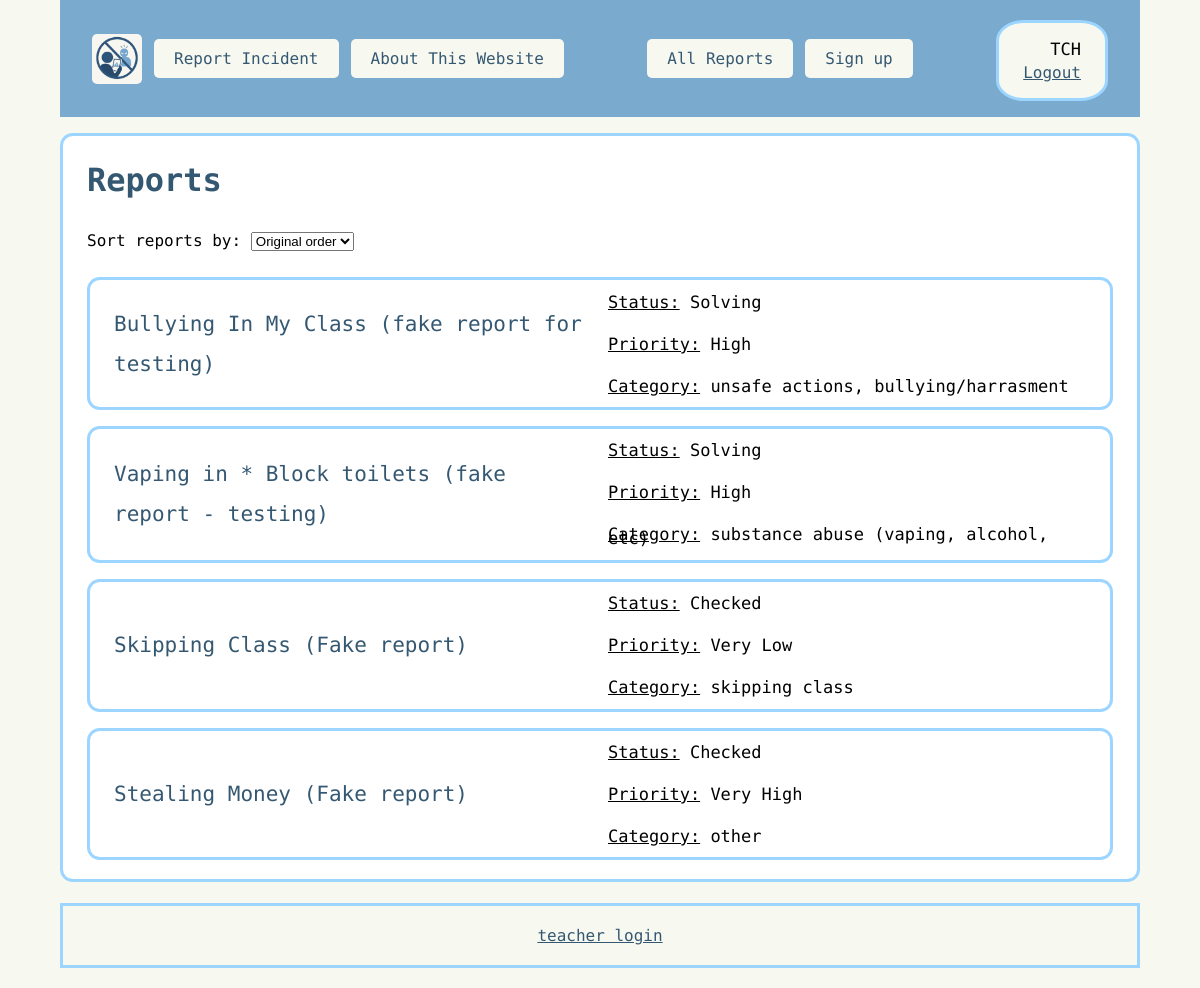
Page /view (signed in) on the earlier database version.
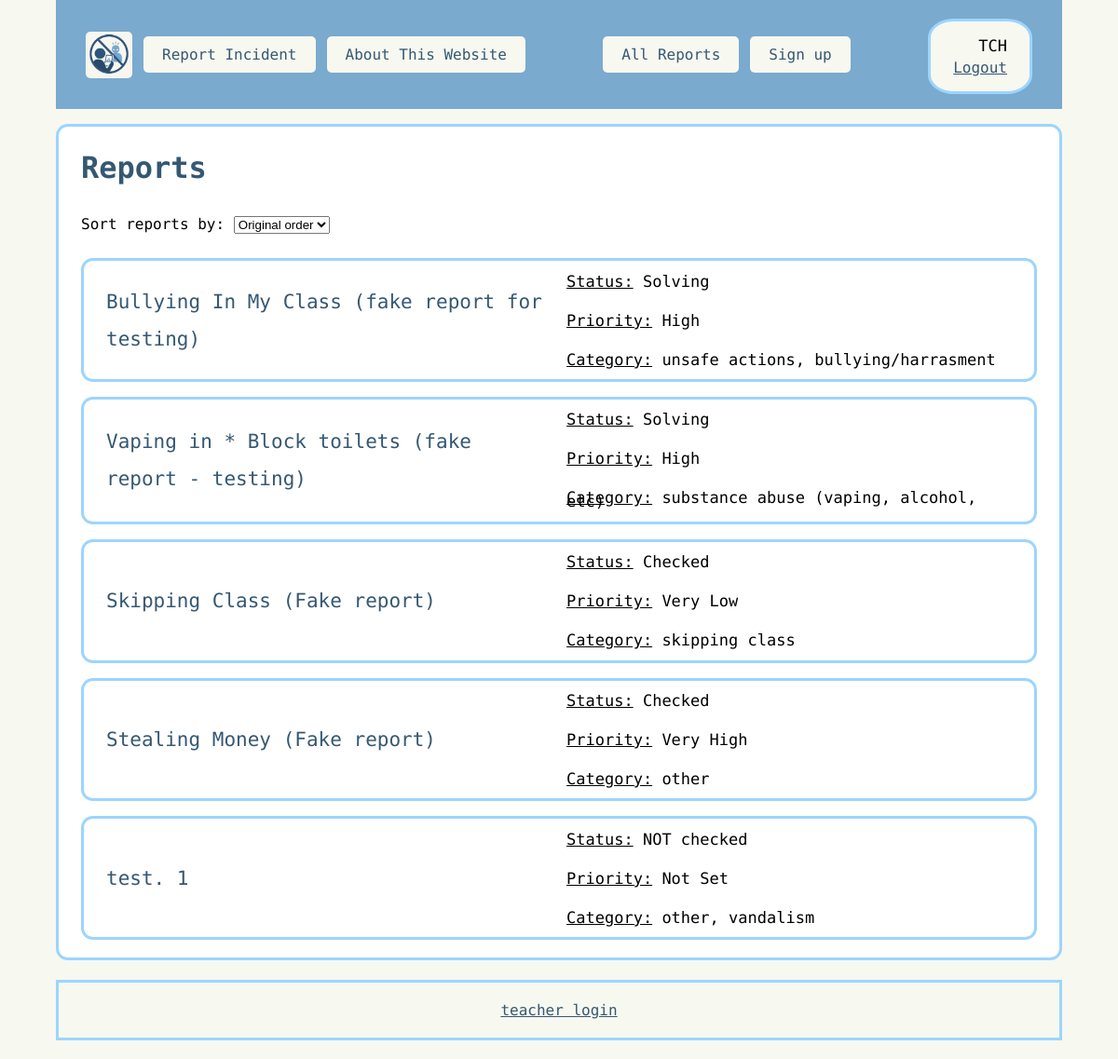
Same page on the later database version.
### routes.py (models this page shows, shortened)
class User(UserMixin, db.Model):
    __tablename__ = "User"
    user_id = db.Column(db.Integer, primary_key=True)
    user_name = db.Column(db.String, nullable=False, unique=True)
    password = db.Column(db.String, nullable=False )
    teacher_code = db.Column(db.String, nullable=False, unique=True)

class Reports(db.Model):
    __tablename__ = "Reports"
    report_id = db.Column(db.Integer, primary_key=True)
    report_title = db.Column(db.String, nullable=False)
    report_detail = db.Column(db.String, nullable=False)
    report_time = db.Column(db.String, nullable=False)
    status_id = db.Column(db.Integer, db.ForeignKey("Status.status_id"), nullable=True)
    status = db.relationship("Status", backref="reports")
    priority_id = db.Column(db.Integer, db.ForeignKey("Priority.priority_id"), nullable=True)
    priority = db.relationship("Priority", backref="reports")
    types = db.relationship("Type", secondary=Report_Type, backref="reports")

class Status(db.Model):
    __tablename__ = "Status"
    status_id = db.Column(db.Integer, primary_key=True)
    status = db.Column(db.String, nullable=False)

class Priority(db.Model):
    __tablename__ = "Priority"
    priority_id = db.Column(db.Integer, primary_key=True)
    priority = db.Column(db.String, nullable=False)

class Type(db.Model):
    __tablename__ = "Type"
    type_id = db.Column(db.Integer, primary_key=True)
    type = db.Column(db.String, nullable=False)

### routes.py (the view)
@app.route("/view", methods=["GET"])
@login_required # only be accessed if the user is logged in
def view():
    sort = request.args.get("sort", "original") # check how the user wants to sort
    if sort == "status":
        reports = Reports.query.join(Status).order_by(Status.status.asc()).all()
    elif sort == "type":
        reports = Reports.query.join(Reports.types).order_by(Type.type.asc()).all()
    elif sort == "priority":
        reports = Reports.query.join(Priority).order_by(Priority.priority.asc()).all()
    else:
        reports = Reports.query.order_by(Reports.report_id.asc()).all()
    status = Status.query.all()
    types = Type.query.all()
    priority = Priority.query.all()
    return render_template(
        "view.html", reports=reports, status=status, types=types, sort=sort, priority=priority
    )

### routes.py (called while the page is built)
@login_manager.user_loader
def load_user(user_id):
    return User.query.get(user_id)

### templates/view.html (shortened to what this page needs)
{% extends "layout.html" %}
{% block content %}
<div class="words">
    <div class="block">
        <h1>Reports</h1>
        <div class="sorting">
            <form method="get" action="/view" id="sortForm">
                <label for="sort">Sort reports by:</label>
                <select id="sort" name="sort" onchange="this.form.submit()">
                    <option value="original" {% if sort == 'original' %}selected{% endif %}>Original order</option>
                </select>
            </form>
        </div>
        {% for report in reports %}
            <div class="reports">
                <a href="http://127.0.0.1:5000/edit/{{ report.report_id }}" class="report_name">{{ report.report_title }}</a>
                <div class="right_info">
                    <p>
                    <u>Status:</u>
                    {% if report.status %}
                        {{ report.status.status }}
                    {% else %}
                        No status
                    {% endif %}
                    </p>
                    <br>
                    <p>
                    <u>Priority:</u>
                    {% if report.priority %}
                        {{ report.priority.priority }}
                    {% else %}
                        No
                    {% endif %}
                    </p>
                    <br>
                    <p>
                    <u>Category:</u>
                    {% if report.types %}
                        {% for t in report.types %}
                            {{ t.type }}{% if not loop.last %}, {% endif %}
                        {% endfor %}
                    {% else %}
                        No type
                    {% endif %}
                    </p>
                </div>
            </div>
        {% endfor %}
    </div>
</div>
{% endblock %}

### templates/layout.html (shortened to what this page needs)
<!DOCTYPE html>
<html lang="en">
<head>
    <link rel="stylesheet" href="../static/style.css">
</head>
<body>
    <header>{% include "header.html" %}</header>
    <main>
        {% block content %}
        {% endblock %}
    </main>
    <footer>{% include "footer.html" %}</footer>
</body>
</html>

### templates/header.html
<nav>
    <div class="nav-left">
        <a href="http://127.0.0.1:5000/" class="link"><img class="logo" src="/static/images/Logo.png" alt="Logo" ></a>
        <a href="http://127.0.0.1:5000/" class="h_link">Report Incident</a>
        <a href="http://127.0.0.1:5000/about" class="h_link">About This Website</a>
    </div>
    {% if current_user.is_authenticated %}
        <div class="nav-right">
            <a href="http://127.0.0.1:5000/view" class="h_link">All Reports</a>
            <a href="http://127.0.0.1:5000/signup" class="h_link">Sign up</a>
        </div>
        <div class="user_info">
            <p>{{ current_user.teacher_code }}</p>
            <a href="{{ url_for('logout') }}">Logout</a>
        </div>
    {% endif %}
</nav>

### templates/footer.html
<div class="footer">
    <a href="http://127.0.0.1:5000/login">teacher login</a>
</div>

### static/style.css (style rules this page uses)
html, body { font-family: "Victor Mono", monospace; margin-top: 0px; margin-bottom: 0px; }
h1 { color: #355872; }
a { color: #355872; }
p { font-size: 17px; }
.report_name { color: #355872; text-decoration: none; font-size: 21px; }
.words { display: grid; align-items: center; gap: 1rem; border: 3px solid #9CD5FF; background-color: white; border-radius: 0.8rem; margin-top: 1rem; margin-bottom: 1rem; padding: 0.15rem 1.5rem; overflow-wrap: break-word; line-height:2.5rem; }
.logo { width: auto; height: 50px; vertical-align: middle; border-radius: 5px; }
header { background-color: #7AAACE; position: sticky; top: 0; padding: 1rem 2rem; }
header nav { display: flex; align-items: center; justify-content: space-between; gap: 1rem; flex-wrap: wrap; }
.nav-right { display: flex; align-items: center; gap: 0.75rem; flex-wrap: wrap; }
.nav-left { display: flex; align-items: center; gap: 0.75rem; flex-wrap: wrap; }
.h_link { background-color: #F7F8F0; padding: 10px 20px; border-radius: 5px; text-decoration: none; color: #355872; }
.user_info { display: flex; flex-direction: column; align-items: flex-end; gap: 0.25rem; margin-top: 0.25rem; border: 3px solid #9CD5FF; padding: 1rem 1.5rem; background-color: #F7F8F0; border-radius: 25%; }
.user_info p { margin: 0; }
body { background-color: #F7F8F0; margin-left: 5%; margin-right: 5%; }
.reports { display: grid; grid-template-columns: 1fr 1fr; align-items: center; gap: 1rem; border: 3px solid #9CD5FF; background-color: white; border-radius: 0.8rem; margin-top: 1rem; margin-bottom: 1rem; padding: 0.15rem 1.5rem; overflow-wrap: break-word; }
.right_info { margin-right: 1rem; line-height: 0.25rem; }
.sorting { margin-bottom: 1rem; }
footer { margin-top: 2%; border: 3px solid #9CD5FF; text-align: center; font-family: "Victor Mono", monospace; padding: 20px; margin-bottom: 20px; }

Differences in the rows shown:
added Reports: report_title "test. 1", status.status "NOT checked", priority.priority "Not Set", Type (type "other")
now on this page (row unchanged): Type: type "vandalism", shown under "test. 1"
